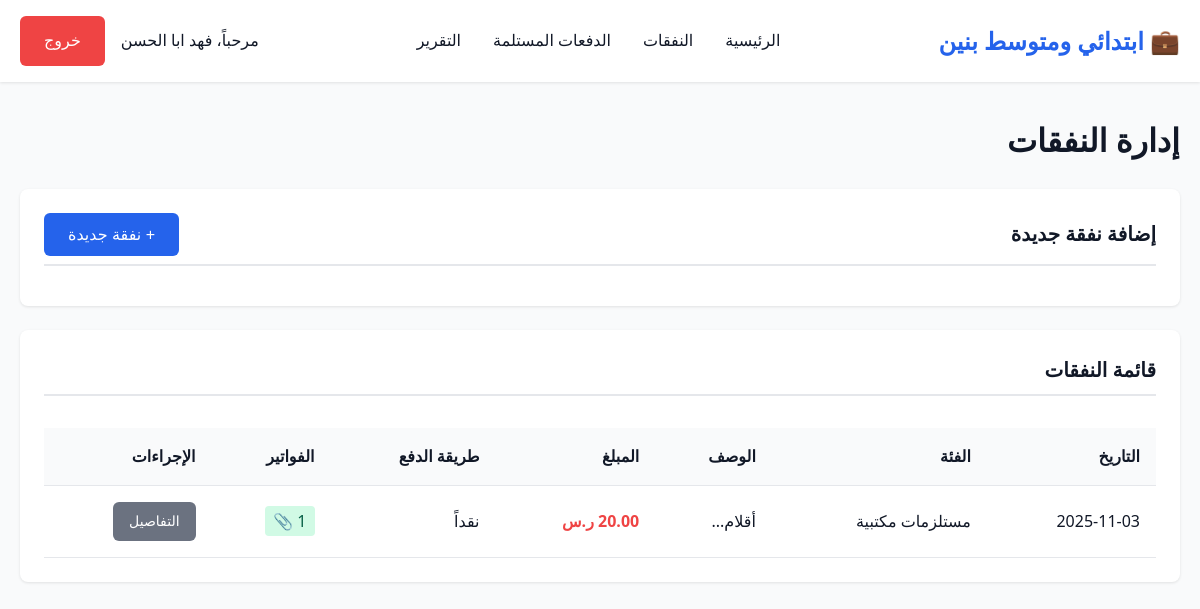
Page /department/expenses.php (signed in) on the committed database.
### tables this page shows
CREATE TABLE `departments` (
  `id` int(11) NOT NULL,
  `name_ar` varchar(200) NOT NULL,
  `name_en` varchar(200) NOT NULL,
  `code` varchar(50) NOT NULL,
  `allocated_budget` decimal(15,2) DEFAULT 0.00,
  `total_received` decimal(15,2) DEFAULT 0.00,
  `spent_amount` decimal(15,2) DEFAULT 0.00,
  `last_distribution_date` date DEFAULT NULL,
  `description` text DEFAULT NULL,
  `is_active` tinyint(1) DEFAULT 1,
  `created_at` timestamp NOT NULL DEFAULT current_timestamp(),
  `updated_at` timestamp NOT NULL DEFAULT current_timestamp() ON UPDATE current_timestamp(),
  `manager_name` varchar(255) DEFAULT NULL,
  `custody_officer` varchar(255) DEFAULT NULL,
  `custody_officer_name` varchar(255) DEFAULT NULL COMMENT 'اسم مسؤول العهدة',
  `director_name` varchar(255) DEFAULT NULL COMMENT 'اسم مدير المدرسة'
);

CREATE TABLE `expenses` (
  `id` int(11) NOT NULL,
  `department_id` int(11) NOT NULL,
  `expense_date` date NOT NULL,
  `category` varchar(100) NOT NULL,
  `description` text NOT NULL,
  `amount` decimal(15,2) NOT NULL,
  `payment_method` enum('cash','bank_transfer','check','credit_card') DEFAULT 'cash',
  `vendor_name` varchar(200) DEFAULT NULL,
  `notes` text DEFAULT NULL,
  `created_by` int(11) NOT NULL,
  `created_at` timestamp NOT NULL DEFAULT current_timestamp(),
  `updated_at` timestamp NOT NULL DEFAULT current_timestamp() ON UPDATE current_timestamp(),
  `batch_id` int(11) DEFAULT NULL
);

### department/expenses.php (the view, shortened to what this page needs)
<?php
$database = new Database();
$db = $database->getConnection();
$department_id = $_SESSION['department_id'];
try {
    $query = "SELECT e.*,
              (SELECT COUNT(*) FROM invoices WHERE expense_id = e.id) as invoice_count
              FROM expenses e
              WHERE e.department_id = :dept_id
              ORDER BY e.expense_date DESC, e.created_at DESC";
    $stmt = $db->prepare($query);
    $stmt->bindParam(':dept_id', $department_id, PDO::PARAM_INT);
    $stmt->execute();
    $expenses = $stmt->fetchAll(PDO::FETCH_ASSOC);
} catch(PDOException $e) {
    error_log("Error fetching expenses: " . $e->getMessage());
    $expenses = [];
    $error = 'حدث خطأ أثناء جلب النفقات';
}
try {
    $query = "SELECT name_ar FROM departments WHERE id = :id";
    $stmt = $db->prepare($query);
    $stmt->bindParam(':id', $department_id, PDO::PARAM_INT);
    $stmt->execute();
    $department = $stmt->fetch(PDO::FETCH_ASSOC);
} catch(PDOException $e) {
    error_log("Error fetching department: " . $e->getMessage());
    $department = ['name_ar' => 'القسم'];
}
?>
<!DOCTYPE html>
<html lang="ar">
<head>
    <link rel="stylesheet" href="../assets/css/style.css">
</head>
<body>
    <header class="header">
        <div class="container">
            <nav class="navbar">
                <div class="logo">💼 <?php echo htmlspecialchars($department['name_ar']); ?></div>
                <ul class="nav-menu" id="navMenu">
                    <li><a href="dashboard.php">الرئيسية</a></li>
                    <li><a href="expenses.php">النفقات</a></li>
                    <li><a href="distributions.php">الدفعات المستلمة</a></li>
                    <li><a href="report.php">التقرير</a></li>
                </ul>
                <div class="user-info">
                    <span>مرحباً، <?php echo htmlspecialchars($_SESSION['full_name']); ?></span>
                    <a href="../logout.php" class="btn btn-danger">خروج</a>
                </div>
            </nav>
        </div>
    </header>
    <main class="main-content">
        <div class="container">
            <h1 class="mb-3">إدارة النفقات</h1>
            <div class="card">
                <div class="card-header flex flex-between flex-center">
                    <span>إضافة نفقة جديدة</span>
                    <button class="btn btn-primary" onclick="toggleForm()">+ نفقة جديدة</button>
                </div>
            </div>
            <div class="card">
                <div class="card-header">قائمة النفقات</div>
                <div class="table-responsive">
                    <table class="table">
                        <thead>
                            <tr>
                                <th>التاريخ</th>
                                <th>الفئة</th>
                                <th>الوصف</th>
                                <th>المبلغ</th>
                                <th>طريقة الدفع</th>
                                <th>الفواتير</th>
                                <th>الإجراءات</th>
                            </tr>
                        </thead>
                        <tbody>
                            <?php if (count($expenses) > 0): ?>
                                <?php foreach ($expenses as $expense): ?>
                                    <tr>
                                        <td><?php echo date('Y-m-d', strtotime($expense['expense_date'])); ?></td>
                                        <td><?php echo htmlspecialchars($expense['category']); ?></td>
                                        <td><?php echo htmlspecialchars(mb_substr($expense['description'], 0, 40)); ?>...</td>
                                        <td style="font-weight: bold; color: #ef4444;">
                                            <?php echo number_format($expense['amount'], 2); ?> ر.س
                                        </td>
                                        <td>
                                            <?php
                                            $payment_methods = [
                                                'cash' => 'نقداً',
                                                'bank_transfer' => 'تحويل بنكي',
                                                'check' => 'شيك',
                                                'credit_card' => 'بطاقة ائتمان'
                                            ];
                                            echo $payment_methods[$expense['payment_method']] ?? $expense['payment_method'];
                                            ?>
                                        </td>
                                        <td>
                                            <?php if ($expense['invoice_count'] > 0): ?>
                                                <span style="background: #d1fae5; color: #065f46; padding: 0.25rem 0.5rem; border-radius: 4px;">
                                                    <?php echo $expense['invoice_count']; ?> 📎
                                                </span>
                                            <?php else: ?>
                                                <span style="color: #6b7280;">لا توجد</span>
                                            <?php endif; ?>
                                        </td>
                                        <td>
                                            <a href="expense_details.php?id=<?php echo $expense['id']; ?>"
                                               class="btn btn-secondary" style="padding: 0.5rem 1rem; font-size: 0.875rem;">
                                                التفاصيل
                                            </a>
                                        </td>
                                    </tr>
                                <?php endforeach; ?>
                            <?php else: ?>
                                <tr>
                                    <td colspan="7" class="text-center">لا توجد نفقات مسجلة</td>
                                </tr>
                            <?php endif; ?>
                        </tbody>
                    </table>
                </div>
            </div>
        </div>
    </main>
</body>
</html>

### assets/css/style.css (style rules this page uses)
:root { --primary-color: #2563eb; --secondary-color: #10b981; --danger-color: #ef4444; --warning-color: #f59e0b; --dark-bg: #1f2937; --light-bg: #f9fafb; --border-color: #e5e7eb; --text-primary: #111827; --text-secondary: #6b7280; --shadow: 0 1px 3px 0 rgba(0, 0, 0, 0.1); --shadow-lg: 0 10px 15px -3px rgba(0, 0, 0, 0.1); }
* { margin: 0; padding: 0; box-sizing: border-box; }
body { font-family: 'Segoe UI', Tahoma, Geneva, Verdana, sans-serif; direction: rtl; text-align: right; background-color: var(--light-bg); color: var(--text-primary); line-height: 1.6; }
.container { max-width: 1200px; margin: 0 auto; padding: 0 20px; }
.header { background: white; box-shadow: var(--shadow); position: sticky; top: 0; z-index: 1000; }
.navbar { display: flex; justify-content: space-between; align-items: center; padding: 1rem 0; }
.logo { font-size: 1.5rem; font-weight: bold; color: var(--primary-color); }
.nav-menu { display: flex; list-style: none; gap: 2rem; }
.nav-menu a { text-decoration: none; color: var(--text-primary); font-weight: 500; transition: color 0.3s; }
.user-info { display: flex; align-items: center; gap: 1rem; }
.main-content { padding: 2rem 0; min-height: calc(100vh - 200px); }
.card { background: white; border-radius: 8px; box-shadow: var(--shadow); padding: 1.5rem; margin-bottom: 1.5rem; }
.card-header { font-size: 1.25rem; font-weight: 600; margin-bottom: 1rem; padding-bottom: 0.5rem; border-bottom: 2px solid var(--border-color); }
.btn { padding: 0.75rem 1.5rem; border: none; border-radius: 6px; font-size: 1rem; font-weight: 500; cursor: pointer; transition: all 0.3s; text-decoration: none; display: inline-block; }
.btn-primary { background: var(--primary-color); color: white; }
.btn-danger { background: var(--danger-color); color: white; }
.btn-secondary { background: var(--text-secondary); color: white; }
.table-responsive { overflow-x: auto; }
.table { width: 100%; border-collapse: collapse; margin-top: 1rem; }
.table th, .table td { padding: 1rem; text-align: right; border-bottom: 1px solid var(--border-color); }
.table th { background: var(--light-bg); font-weight: 600; color: var(--text-primary); }
.mb-3 { margin-bottom: 1.5rem; }
.flex { display: flex; }
.flex-between { justify-content: space-between; }
.flex-center { align-items: center; }

### rows in the picture
departments: name_ar "ابتدائي ومتوسط بنين"
expenses: expense_date "2025-11-03", category "مستلزمات مكتبية", description "أقلام", amount "20.00", payment_method "نقداً"

### other values in the picture
$_SESSION['full_name'] "فهد ابا الحسن"
